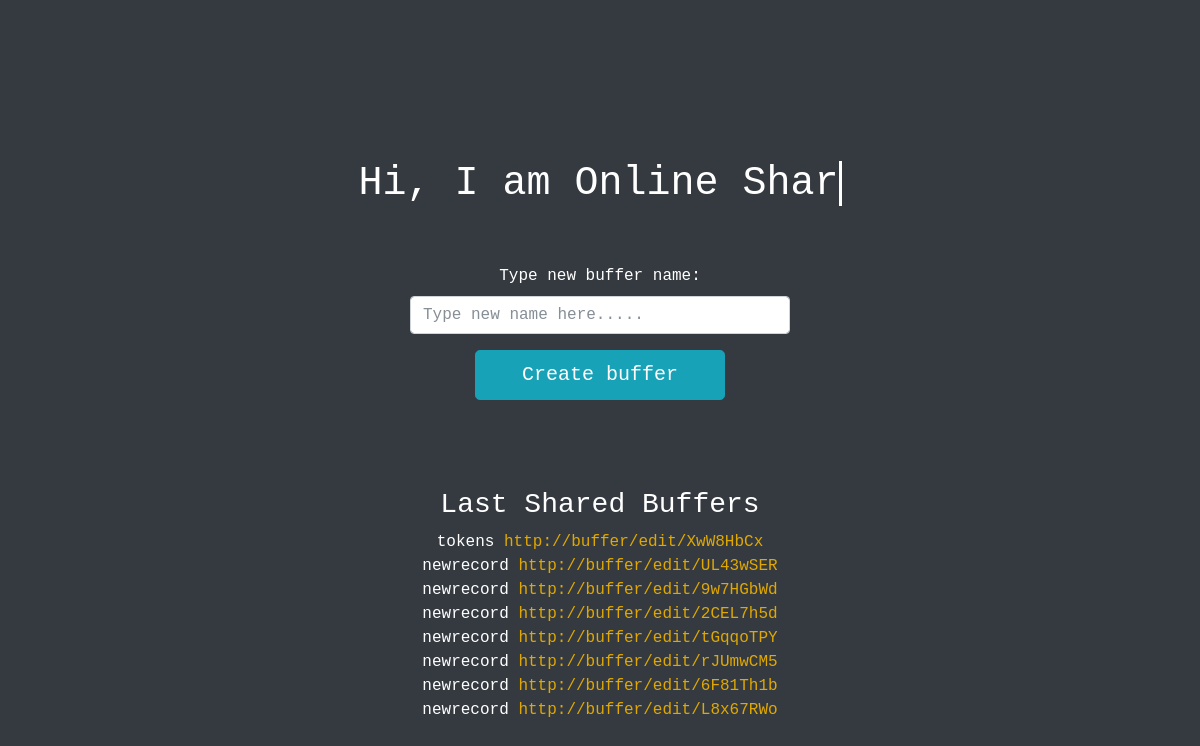
/, run on an earlier commit of the app's database.
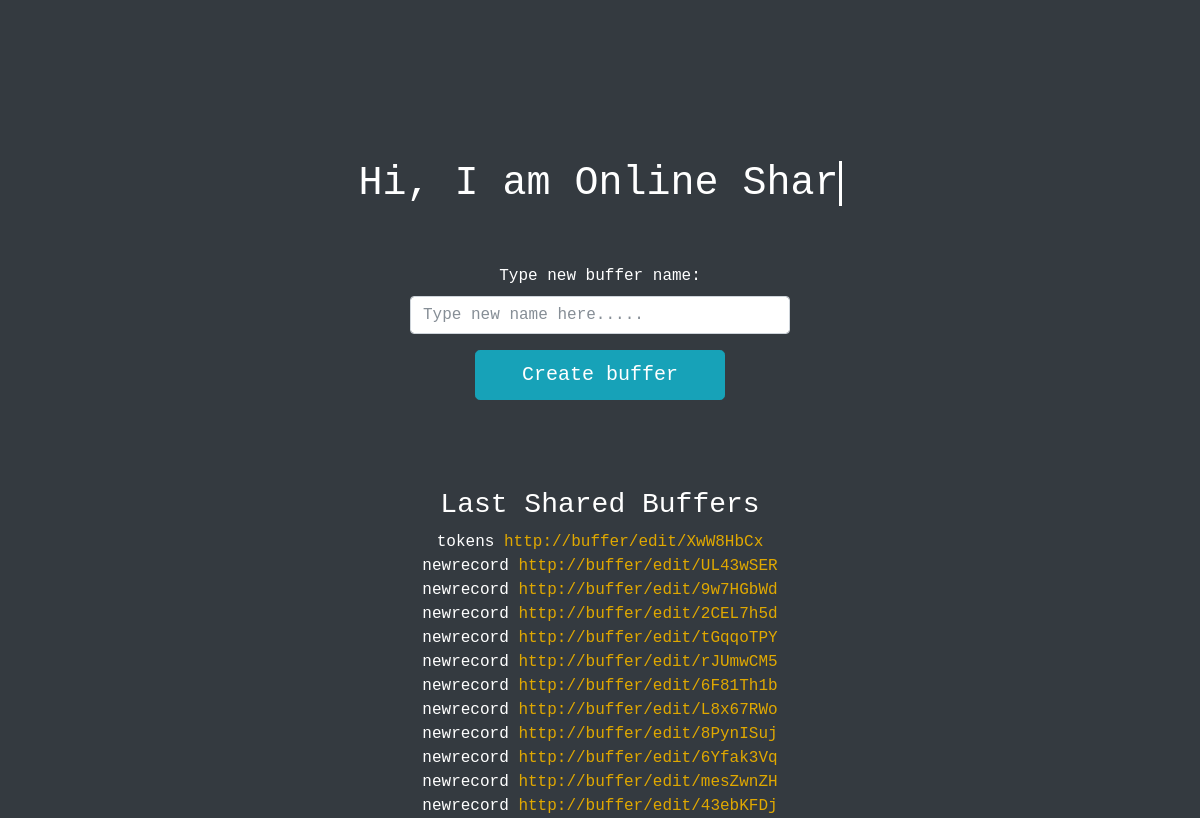
And on a later commit of the database.
### buffer/models.py (models this page shows, shortened)
class Text(models.Model):
    text = models.TextField(max_length=1000)
    name = models.CharField(max_length=60)
    private = models.CharField(max_length=8, unique = True, blank = True)
    public = models.CharField(max_length=6, unique = True,  blank = True)

### sharedbuffer/views.py (the view)
# urls.py: url(r'^$', views.index, name='index'),
def index(request: HttpRequest) -> HttpResponse:
    texts_count = len(Text.objects.all())
    if texts_count < 5:
         links = Text.objects.all()
    else:
         links = Text.objects.all()
    return render_to_response('indexmain.html', {'links': links})

### templates/indexmain.html (shortened to what this page needs)
<html>
{% load static %}
  <head>
    <link href="{% static 'vendor/bootstrap/css/bootstrap.min.css' %}" rel="stylesheet">
   <link href="{% static 'css/typing.css' %}" rel="stylesheet">
    <link href="{% static 'css/landing-page.css' %}" rel="stylesheet">
  </head>
<body>
<h1>
  <a href="" class="typewrite" data-period="2000" data-type='[ "Hi, I am Online Shared Buffer.", "I like Kuzya.", "I Love to Code.", "I Love Big Buffers." ]'>
  </a>
</h1>
<br>
<br>
<div id="name">
<form action="/buffer/new">
 <div class="form-group">
 <div class="form-group">
    <label for="name">Type new buffer name:</label>
<div class="row">
    <div class="col-sm-offset-4 col-sm-4">
    </div>
    <div class="col-sm-offset-4 col-sm-4">
        <div class="input-group">
            <input type="text" name="name" class="form-control" placeholder="Type new name here....." />
        </div>
    </div>
</div>
  </div>
<input type="submit" id="createnew" class="btn btn-info btn-lg" value="Create buffer" />
<br>
<br>
</div>
</form>
</div>
<br>
<br>
<div>
<h3> Last Shared Buffers </h3>
{% for l in links %}
    {{ l.name }}  <a href="/buffer/edit/{{ l.private  }}"> http://buffer/edit/{{ l.private }} </a> <br>
{% endfor %}
</div>
</body>
</html>

What changed in the data, as far as the page shows it:
added Text: name "newrecord", private "8PynISuj"
added Text: name "newrecord", private "6Yfak3Vq"
added Text: name "newrecord", private "mesZwnZH"
added Text: name "newrecord", private "43ebKFDj"
